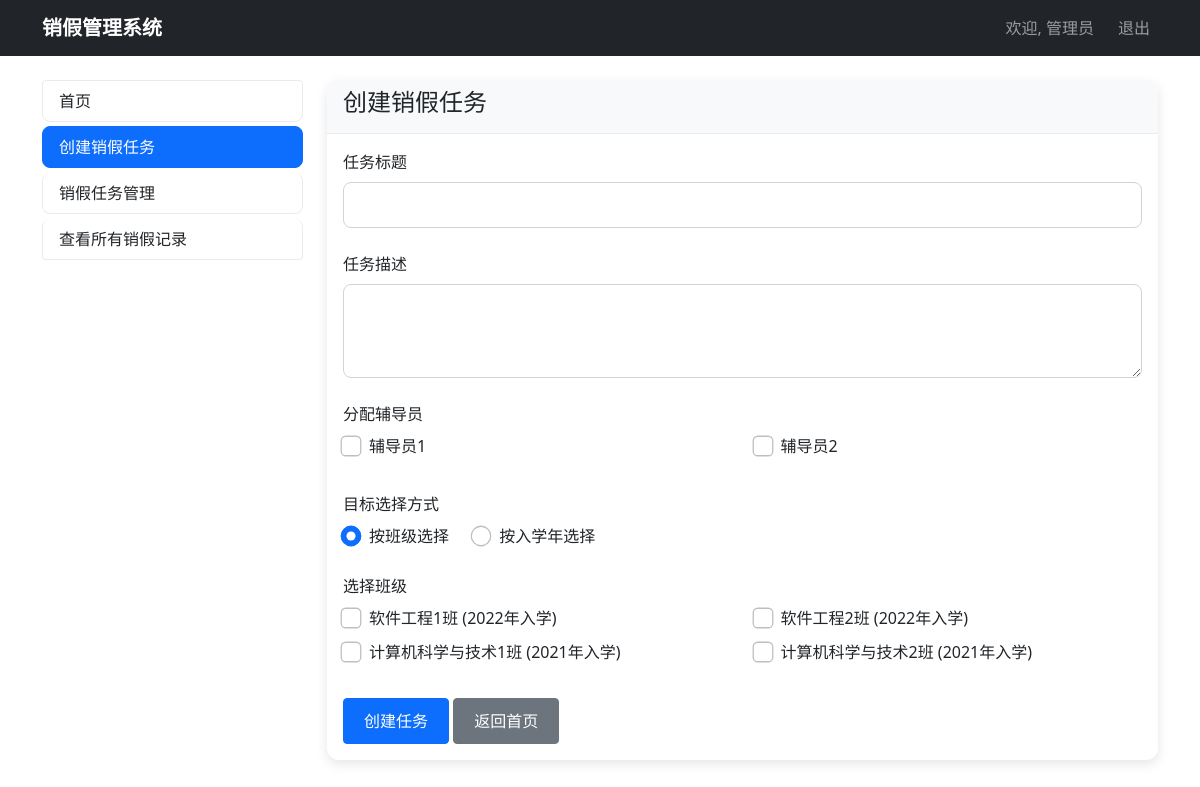
The page /index.php?controller=admin&action=create_task (signed in) on the database its author committed.
### tables this page shows
CREATE TABLE IF NOT EXISTS users (
    id INT AUTO_INCREMENT PRIMARY KEY,
    username VARCHAR(50) UNIQUE NOT NULL,
    password VARCHAR(255) NOT NULL,
    name VARCHAR(100) NOT NULL,
    role TINYINT NOT NULL COMMENT '1-学生, 2-辅导员, 3-管理员',
    created_at TIMESTAMP DEFAULT CURRENT_TIMESTAMP
);

CREATE TABLE IF NOT EXISTS classes (
    id INT AUTO_INCREMENT PRIMARY KEY,
    name VARCHAR(100) NOT NULL,
    enrollment_year_id INT NOT NULL,
    created_at TIMESTAMP DEFAULT CURRENT_TIMESTAMP,
    FOREIGN KEY (enrollment_year_id) REFERENCES enrollment_years(id) ON DELETE CASCADE
);

CREATE TABLE IF NOT EXISTS enrollment_years (
    id INT AUTO_INCREMENT PRIMARY KEY,
    year INT UNIQUE NOT NULL,
    created_at TIMESTAMP DEFAULT CURRENT_TIMESTAMP
);

### controller/AdminController.php (called while the page is built, shortened)
<?php
require_once 'config/db.php';
require_once 'model/CheckinModel.php';
require_once 'utils/Auth.php';
class AdminController {
    private $checkinModel;
    public function __construct() {
        $this->db = connect_db();
        $this->checkinModel = new CheckinModel($this->db);
    }
    public function createTask() {
        $classes = $this->checkinModel->getAllClasses();
        $advisors = $this->checkinModel->getAllAdvisors();
        include 'view/admin/create_task.php';
    }
}

### utils/Auth.php (called while the page is built, shortened)
<?php
class Auth {
    public static function check() {
        return isset($_SESSION['user_id']) && isset($_SESSION['username']);
    }
    public static function user() {
        if (self::check()) {
            return [
                'id' => $_SESSION['user_id'],
                'username' => $_SESSION['username'],
                'name' => $_SESSION['name'],
                'role' => $_SESSION['role']
            ];
        }
        return null;
    }
}

### config/db.php (called while the page is built, shortened)
<?php
function connect_db() {
    $conn = new mysqli(DB_HOST, DB_USER, DB_PASS, DB_NAME);
    $conn->set_charset("utf8");
    return $conn;
}

### model/CheckinModel.php (called while the page is built, shortened)
<?php
class CheckinModel {
    private $conn;
    public function __construct($db) {
        $this->conn = $db;
    }
    public function getAllClasses() {
        $query = "SELECT c.*, ey.year as enrollment_year
                  FROM classes c
                  JOIN enrollment_years ey ON c.enrollment_year_id = ey.id
                  ORDER BY ey.year DESC, c.name";
        $result = $this->conn->query($query);
        return $result->fetch_all(MYSQLI_ASSOC);
    }
    public function getAllAdvisors() {
        $query = "SELECT * FROM users WHERE role = 2 ORDER BY name";
        $result = $this->conn->query($query);
        return $result->fetch_all(MYSQLI_ASSOC);
    }
}

### view/admin/create_task.php (the view, shortened to what this page needs)
<?php
require_once 'utils/Auth.php';
$user = Auth::user();
?>
<!DOCTYPE html>
<html lang="zh-CN">
<head>
    <link href="https://cdn.jsdelivr.net/npm/bootstrap@5.1.3/dist/css/bootstrap.min.css" rel="stylesheet">
    <link href="../css/styles.css" rel="stylesheet">
</head>
<body>
    <nav class="navbar navbar-expand-lg navbar-dark bg-dark">
        <div class="container">
            <a class="navbar-brand" href="#"><?php echo SITE_NAME; ?></a>
            <div class="navbar-nav ms-auto">
                <span class="navbar-text me-3">欢迎, <?php echo $user['name']; ?></span>
                <a class="nav-link d-inline-block" href="index.php?controller=user&action=logout">退出</a>
            </div>
        </div>
    </nav>
    <div class="container mt-4">
        <div class="row">
            <div class="col-md-3">
                <div class="list-group">
                    <a href="index.php?controller=admin&action=dashboard" class="list-group-item list-group-item-action">首页</a>
                    <a href="index.php?controller=admin&action=create_task" class="list-group-item list-group-item-action active">创建销假任务</a>
                    <a href="index.php?controller=admin&action=tasks" class="list-group-item list-group-item-action">销假任务管理</a>
                    <a href="index.php?controller=admin&action=all_checkin_records" class="list-group-item list-group-item-action">查看所有销假记录</a>
                </div>
            </div>
            <div class="col-md-9">
                <div class="card">
                    <div class="card-header">
                        <h4>创建销假任务</h4>
                    </div>
                    <div class="card-body">
                        <form method="POST" action="index.php?controller=admin&action=do_create_task">
                            <div class="mb-4">
                                <label for="title" class="form-label">任务标题</label>
                                <input type="text" class="form-control" id="title" name="title" required>
                            </div>
                            <div class="mb-4">
                                <label for="description" class="form-label">任务描述</label>
                                <textarea class="form-control" id="description" name="description" rows="3"></textarea>
                            </div>
                            <div class="mb-4">
                                <label class="form-label">分配辅导员</label>
                                <div class="row">
                                    <?php foreach ($advisors as $advisor): ?>
                                        <div class="col-md-6 mb-2">
                                            <div class="form-check">
                                                <input class="form-check-input" type="checkbox" name="assigned_advisors[]" value="<?php echo $advisor['id']; ?>" id="advisor_<?php echo $advisor['id']; ?>">
                                                <label class="form-check-label" for="advisor_<?php echo $advisor['id']; ?>">
                                                    <?php echo htmlspecialchars($advisor['name']); ?>
                                                </label>
                                            </div>
                                        </div>
                                    <?php endforeach; ?>
                                </div>
                            </div>
                            <div class="mb-4">
                                <label class="form-label">目标选择方式</label>
                                <div>
                                    <div class="form-check form-check-inline">
                                        <input class="form-check-input" type="radio" name="target_type" id="target_type_class" value="class" checked>
                                        <label class="form-check-label" for="target_type_class">按班级选择</label>
                                    </div>
                                    <div class="form-check form-check-inline">
                                        <input class="form-check-input" type="radio" name="target_type" id="target_type_year" value="year">
                                        <label class="form-check-label" for="target_type_year">按入学年选择</label>
                                    </div>
                                </div>
                            </div>
                            <div class="mb-4" id="class_selection">
                                <label class="form-label">选择班级</label>
                                <div class="row">
                                    <?php foreach ($classes as $class): ?>
                                        <div class="col-md-6 mb-2">
                                            <div class="form-check">
                                                <input class="form-check-input" type="checkbox" name="target_classes[]" value="<?php echo $class['id']; ?>" id="class_<?php echo $class['id']; ?>">
                                                <label class="form-check-label" for="class_<?php echo $class['id']; ?>">
                                                    <?php echo htmlspecialchars($class['name']); ?> (<?php echo $class['enrollment_year']; ?>年入学)
                                                </label>
                                            </div>
                                        </div>
                                    <?php endforeach; ?>
                                </div>
                            </div>
                            <button type="submit" class="btn btn-primary">创建任务</button>
                            <a href="index.php?controller=admin&action=dashboard" class="btn btn-secondary">返回首页</a>
                        </form>
                    </div>
                </div>
            </div>
        </div>
    </div>
</body>
</html>

### index.php (shortened to what this page needs)
<?php
require_once 'utils/Auth.php';
$controller = isset($_GET['controller']) ? $_GET['controller'] : 'user';
$action = isset($_GET['action']) ? $_GET['action'] : 'login';
switch ($controller) {
    case 'admin':
        require_once 'controller/AdminController.php';
        $adminController = new AdminController();
        switch ($action) {
            case 'create_task':
                $adminController->createTask();
                break;
        }
        break;
}

### css/styles.css (style rules this page uses)
.card { border-radius: 12px; box-shadow: 0 4px 12px rgba(0, 0, 0, 0.1); border: none; }
.card-header { background-color: #f8f9fa; border-bottom: 1px solid #e9ecef; font-weight: 600; border-radius: 12px 12px 0 0 !important; }
.list-group-item-action { border-radius: 8px; margin-bottom: 5px; border: 1px solid #e9ecef; }
.list-group-item-action.active { background-color: #0d6efd; border-color: #0d6efd; }
.btn-primary { background-color: #0d6efd; border-color: #0d6efd; padding: 10px 20px; font-weight: 500; }
.btn-secondary { padding: 10px 20px; font-weight: 500; }
.form-control, .form-select { border-radius: 8px; padding: 10px 15px; }
.form-label { font-weight: 500; margin-bottom: 8px; }
.form-check-input { transform: scale(1.3); margin-right: 10px; }
.form-check-inline { margin-right: 20px; }
.navbar-brand { font-weight: 600; }

### rows shown on the page
users: name "辅导员1"
users: name "辅导员2"
classes: name "软件工程1班", enrollment_year.year "2022"
classes: name "软件工程2班", enrollment_year.year "2022"
classes: name "计算机科学与技术1班", enrollment_year.year "2021"
classes: name "计算机科学与技术2班", enrollment_year.year "2021"

### other values the page prints
SITE_NAME "销假管理系统"
$user['name'] "管理员"
